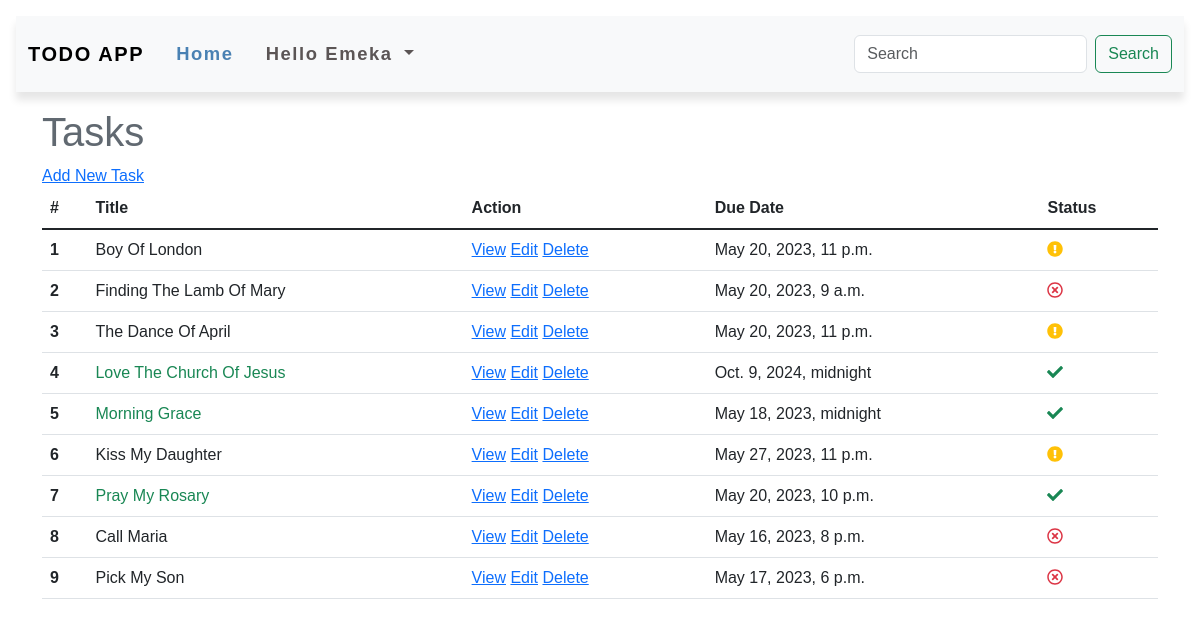
The app's page / (signed in), older data.
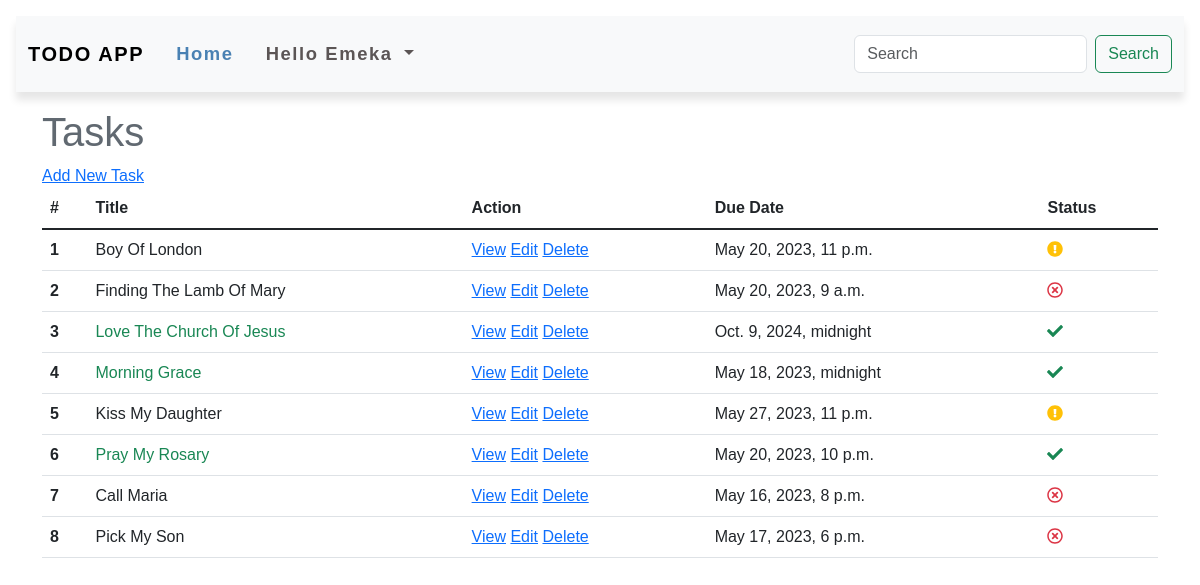
The same page, newer data.
### base/models.py (models this page shows)
class Todo(models.Model):
    user = models.ForeignKey(User, on_delete=models.CASCADE)
    title = models.CharField(max_length=100)
    description = models.TextField(null=True, blank=True)
    completed = models.BooleanField(default=False)
    created = models.DateTimeField(auto_now_add=True)
    updated = models.DateTimeField(auto_now=True)
    due_date = models.DateTimeField()
    def __str__(self) -> str:
        return self.title
    class Meta:
        ordering = ["-created", '-updated']

### base/views.py (the view)
# urls.py: path("", views.home, name='home'),
def home(request):
    title = 'Tasks'
    user = request.user
    tasks = Todo.objects.filter(user=user) if user.is_authenticated else ''
    if request.method == 'GET':
        q = request.GET.get('q')
        if q == '1':
            tasks = tasks.filter(completed=True)
        elif q == '0':
            tasks = tasks.filter(completed=False)
        else:
            tasks = tasks
    now = timezone.now()
    context = {
        'title': title, 'tasks': tasks, 'now': now
    }
    return render(request, 'base/home.html', context)

### base/templates/base/home.html
{% extends 'main.html' %}
{% block content %}
<h1 class="mt-3 mb-6">{{title}}</h1>
<a href="{% url 'add-task' %}">Add New Task</a>
{% if request.user.is_authenticated %}
{% if tasks and request.user == tasks.0.user %}
<table class="table">
  <thead>
    <tr>
      <th scope="col">#</th>
      <th scope="col">Title</th>
      <th scope="col">Action</th>
      <th scope="col"> Due Date</th>
      <th scope="col">Status</th>
    </tr>
  </thead>
  <tbody class="table-group-divider">
    {% for task in tasks %}
    {% if task.completed %}
    <tr>
      <th scope="row">{{ forloop.counter }}</th>
      <td>
        <span class="text-success">
          {{task|title}}
        </span>
      </td>
      <td>
        <a href="{% url 'task' task.id %}">View</a>
        <a href="{% url 'update-task' task.id %}">Edit</a>
        <a href="{% url 'delete-task' task.id %}">Delete</a>
      </td>
      <td>{{task.due_date}}</td>
      <td><i class="fas fa-check text-success"></i></td>
    </tr>
    {% else %}
    <tr>
      <th scope="row">{{ forloop.counter }}</th>
      <td>
        <span>
          {{task|title}}
        </span>
      </td>
      <td>
        <a href="{% url 'task' task.id %}">View</a>
        <a href="{% url 'update-task' task.id %}">Edit</a>
        <a href="{% url 'delete-task' task.id %}">Delete</a>
      </td>
      <td>{{task.due_date}}</td>
      {% if now > task.due_date%}
      <td><i class="far fa-times-circle text-danger"></i></td>
      {% else %}
      <td><i class="fas fa-exclamation-circle text-warning"></i>
      </td>
      {% endif %}
    </tr>
    {% endif %}
    {% endfor %}
  </tbody>
</table>
{% else %} <p>no task yet</p>
{% endif %}
{% else %}
<p><i>Not yet registered?</i></p>
<a href="{% url 'register-user' %}">register and add task</a>
{% endif %}
{% endblock content %}

Row changes from the older to the newer data that the page shows:
removed Todo: title "The Dance Of April", due_date "May 20, 2023, 11 p.m."
